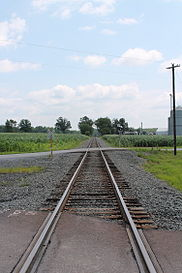
%> input picture vanpt/rail.jpg, 182 x 273 px
$ octave vp.m   (GNU Octave 9; MATLAB toolbox functions it lacks are replaced by stand-ins)
%> lines starting %> are read from the running program, lines starting %| are printed output that depends on the picture; in (x1, y1, x2, y2) boxes, pixels count from 0 and x2, y2 are one past the last pixel; in counts of white or black regions, pixels touching at a corner belong together; the program's own positions count from 1
rgb_van = imread('rail.jpg');
%> rgb_van is the input picture: size 273x182x3 uint8; mean R, G, B 152.4, 157.6, 160.1
gray_van = rgb2gray(rgb_van);
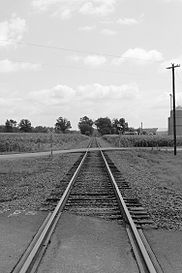
%> gray_van: size 273x182 uint8; min 0, max 255, mean 156.4
hough(gray_van);
BW = edge(gray_van,'canny');
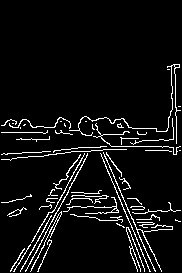
%> BW: size 273x182 logical; 6.2% white in thin lines or dots, all inside (x1, y1, x2, y2) = (1, 64, 181, 272)
[H,T,R] = hough(BW);
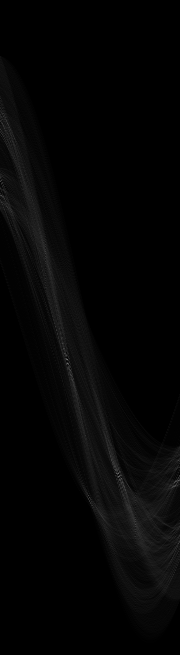
%> H: size 655x180 double; min 0, max 113, mean 4.7
%> T = 180 values from -90 to 89; R = 655 values from -327 to 327

P = houghpeaks(H,8);
%> P = [360 68; 474 119; 481 179; 479 122; 482 176; 196 2; 371 71; 525 136]
lines = houghlines(BW,T,R,P,'FillGap',5,'MinLength',50);
%> lines = 3 lines; point1 to point2 (x, y): (98, 148) to (151, 272), (54, 212) to (88, 148), (14, 272) to (50, 213)
figure
imshow(rgb_van)
hold on
max_len = 0;
for k = 1:length(lines)
    xy = [lines(k).point1; lines(k).point2];
    plot(xy(:,1),xy(:,2),'LineWidth',2,'Color','blue');
    % Plot beginnings and ends of lines
    plot(xy(1,1),xy(1,2),'x','LineWidth',2,'Color','white');
    plot(xy(2,1),xy(2,2),'x','LineWidth',2,'Color','white');
    % Determine the endpoints of the longest line segment
    len = norm(lines(k).point1 - lines(k).point2);
    if ( len > max_len)
        max_len = len;
        xy_long = xy;
    end
end
%> this loop made 3 passes
%> (len, max_len, xy_long) on pass 1: (134.9, 134.9, [98 148; 151 272])
%> (xy, len) on passes 2 to 3: ([54 212; 88 148], 72.47), ([14 272; 50 213], 69.12)
% highlight the longest line segment
plot(xy_long(:,1),xy_long(:,2),'LineWidth',2,'Color','red');
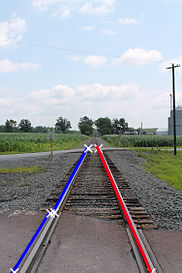
%> figure redrawn from the program's plot data

for k = 1:length(lines)
    xy = [lines(k).point1; lines(k).point2];
    % Get the equation of the line
    x1 = xy(1,1);
    y1 = xy(1,2);
    x2 = xy(2,1);
    y2 = xy(2,2);
    slope = (y2-y1)/(x2-x1);
    xLeft = 1; % x is on the left edge
    yLeft = slope * (xLeft - x1) + y1;
    xRight = size(gray_van,2); % x is on the reight edge.
    yRight = slope * (xRight - x1) + y1;
    x(:,k) = [xLeft; xRight];
    y(:,k) = [yLeft; yRight];
% plot([xLeft, xRight], [yLeft, yRight], 'LineWidth',2,'Color','green');
% % Plot original points on the lines .
% plot(xy(1,1),xy(1,2),'x','LineWidth',2,'Color','yellow');
% plot(xy(2,1),xy(2,2),'x','LineWidth',2,'Color','red');
end
%> this loop made 3 passes
%> (x1, y1, x2, y2, slope, yLeft, yRight) on passes 1 to 3: (98, 148, 151, 272, 2.34, -78.94, 344.5), (54, 212, 88, 148, -1.88, 311.8, -28.94), (14, 272, 50, 213, -1.64, 293.3, -3.33)
%> after the loop, x = [1 1 1; 182 182 182]; y = [-78.94 311.8 293.3; 344.5 -28.94 -3.33]

%> (the run ends here)

$ run again, with vanpt/van.jpg copied over vanpt/rail.jpg
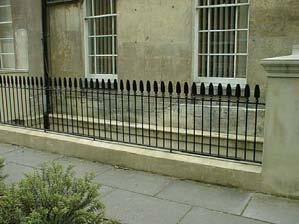
%> input picture vanpt/van.jpg, 299 x 224 px
%> rgb_van is the input picture: size 224x299x3 uint8; mean R, G, B 118.3, 122.2, 97.3
%> `BW = edge(gray_van,'canny');`:
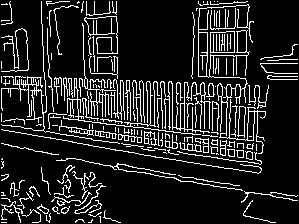
%> BW: size 224x299 logical; 13.8% white in thin lines or dots
%> T = 180 values from -90 to 89; R = 747 values from -373 to 373
%> P = [247 11; 258 9; 298 3; 269 8; 233 12; 287 5; 588 92; 566 136]
%> lines = 7 lines; point1 to point2 (x, y): (2, 130) to (196, 164), (50, 125) to (238, 151), (51, 79) to (172, 83), (138, 124) to (257, 138), (88, 94) to (189, 101), (188, 85) to (127, 147), (251, 22) to (203, 70)
%> the loop `for k = 1:length(lines)` made 7 passes
%> (len, max_len, xy_long) on pass 1: (197, 197, [2 130; 196 164])
%> `plot(xy_long(:,1),xy_long(:,2),'LineWidth',2,'Color','red');`:
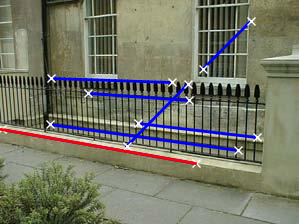
%> figure redrawn from the program's plot data
%> the loop `for k = 1:length(lines)` made 7 passes
%> (x1, y1, x2, y2, slope, yLeft, yRight) on passes 1 to 7: (2, 130, 196, 164, 0.175, 129.8, 182.1), (50, 125, 238, 151, 0.138, 118.2, 159.4), (51, 79, 172, 83, 0.0331, 77.35, 87.2), (138, 124, 257, 138, 0.118, 107.9, 142.9), (88, 94, 189, 101, 0.0693, 87.97, 108.6), (251, 22, 203, 70, -1, 272, -26), (188, 85, 127, 147, -1.02, 275.1, -27.82)
%> after the loop `for k = 1:length(lines)`: x = [1 1 1 1 1 1 1; 299 299 299 299 299 299 299]; y = [129.8 118.2 77.35 107.9 87.97 272 275.1; 182.1 159.4 87.2 142.9 108.6 -26 -27.82]

$ run again, with vanpt/vanishing.jpg copied over vanpt/rail.jpg
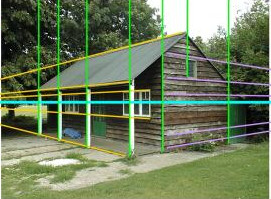
%> input picture vanpt/vanishing.jpg, 271 x 199 px
%> rgb_van is the input picture: size 199x271x3 uint8; mean R, G, B 108.5, 123.9, 92.1
%> `BW = edge(gray_van,'canny');`:
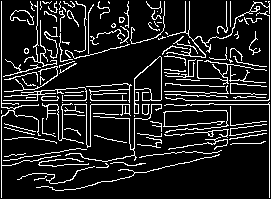
%> BW: size 199x271 logical; 12.9% white in thin lines or dots
%> T = 180 values from -90 to 89; R = 671 values from -335 to 335
%> P = [236 1; 337 91; 605 91; 410 167; 248 3; 432 178]
%> lines = 5 lines; point1 to point2 (x, y): (2, 2) to (2, 198), (270, 2) to (270, 198), (2, 101) to (86, 101), (186, 101) to (269, 101), (92, 101) to (161, 101)
%> the loop `for k = 1:length(lines)` made 5 passes
%> (len, max_len, xy_long) on passes 1, 4: (84, 84, [2 101; 86 101]), (196, 196, [2 2; 2 198])
%> `plot(xy_long(:,1),xy_long(:,2),'LineWidth',2,'Color','red');`:
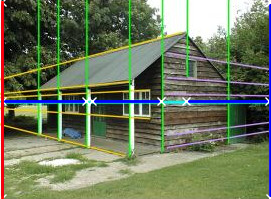
%> figure redrawn from the program's plot data
%> the loop `for k = 1:length(lines)` made 5 passes
%> (x1, y1, x2, y2, slope, yLeft, yRight) on passes 1 to 5: (2, 101, 86, 101, 0, 101, 101), (92, 101, 161, 101, 0, 101, 101), (186, 101, 269, 101, 0, 101, 101), (2, 2, 2, 198, Inf, -Inf, Inf), (270, 2, 270, 198, Inf, -Inf, Inf)
%> after the loop `for k = 1:length(lines)`: x = [1 1 1 1 1; 271 271 271 271 271]; y = [101 101 101 -Inf -Inf; 101 101 101 Inf Inf]
